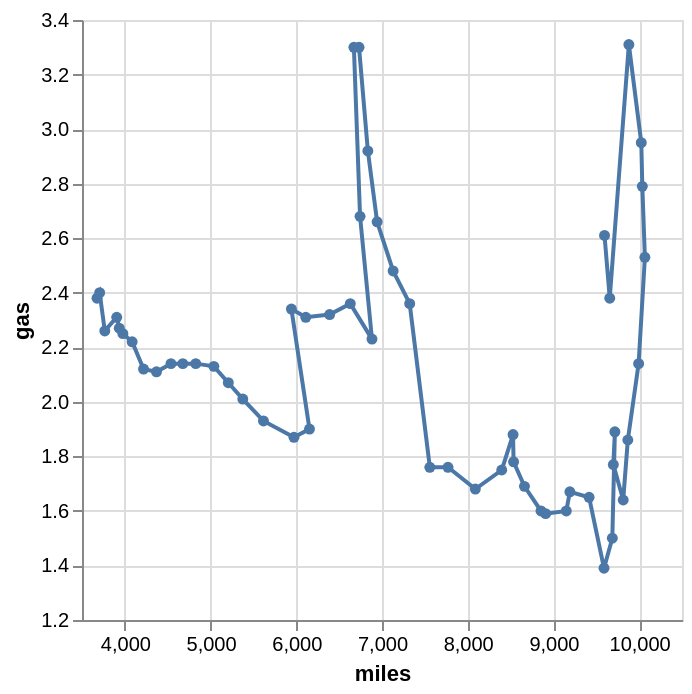

Specify this chart in Vega-Lite:
### Vega-Lite specification from a JSON file in a GitHub repository (floating-point values rounded to 4 significant figures)
{"$schema": "https://vega.github.io/schema/vega-lite/v6.json", "data": {"values": [{"side": "left", "year": 1956, "miles": 3675, "gas": 2.38}, {"side": "right", "year": 1957, "miles": 3706, "gas": 2.4}, {"side": "bottom", "year": 1958, "miles": 3766, "gas": 2.26}, {"side": "top", "year": 1959, "miles": 3905, "gas": 2.31}, {"side": "right", "year": 1960, "miles": 3935, "gas": 2.27}, {"side": "bottom", "year": 1961, "miles": 3977, "gas": 2.25}, {"side": "right", "year": 1962, "miles": 4085, "gas": 2.22}, {"side": "bottom", "year": 1963, "miles": 4218, "gas": 2.12}, {"side": "bottom", "year": 1964, "miles": 4369, "gas": 2.11}, {"side": "bottom", "year": 1965, "miles": 4538, "gas": 2.14}, {"side": "top", "year": 1966, "miles": 4676, "gas": 2.14}, {"side": "bottom", "year": 1967, "miles": 4827, "gas": 2.14}, {"side": "right", "year": 1968, "miles": 5038, "gas": 2.13}, {"side": "right", "year": 1969, "miles": 5207, "gas": 2.07}, {"side": "right", "year": 1970, "miles": 5376, "gas": 2.01}, {"side": "bottom", "year": 1971, "miles": 5617, "gas": 1.93}, {"side": "bottom", "year": 1972, "miles": 5973, "gas": 1.87}, {"side": "right", "year": 1973, "miles": 6154, "gas": 1.9}, {"side": "left", "year": 1974, "miles": 5943, "gas": 2.34}, {"side": "bottom", "year": 1975, "miles": 6111, "gas": 2.31}, {"side": "bottom", "year": 1976, "miles": 6389, "gas": 2.32}, {"side": "top", "year": 1977, "miles": 6630, "gas": 2.36}, {"side": "bottom", "year": 1978, "miles": 6883, "gas": 2.23}, {"side": "left", "year": 1979, "miles": 6744, "gas": 2.68}, {"side": "left", "year": 1980, "miles": 6672, "gas": 3.3}, {"side": "right", "year": 1981, "miles": 6732, "gas": 3.3}, {"side": "right", "year": 1982, "miles": 6835, "gas": 2.92}, {"side": "right", "year": 1983, "miles": 6943, "gas": 2.66}, {"side": "right", "year": 1984, "miles": 7130, "gas": 2.48}, {"side": "right", "year": 1985, "miles": 7323, "gas": 2.36}, {"side": "left", "year": 1986, "miles": 7558, "gas": 1.76}, {"side": "top", "year": 1987, "miles": 7770, "gas": 1.76}, {"side": "bottom", "year": 1988, "miles": 8089, "gas": 1.68}, {"side": "left", "year": 1989, "miles": 8397, "gas": 1.75}, {"side": "top", "year": 1990, "miles": 8529, "gas": 1.88}, {"side": "right", "year": 1991, "miles": 8535, "gas": 1.78}, {"side": "right", "year": 1992, "miles": 8662, "gas": 1.69}, {"side": "left", "year": 1993, "miles": 8855, "gas": 1.6}, {"side": "bottom", "year": 1994, "miles": 8909, "gas": 1.59}, {"side": "bottom", "year": 1995, "miles": 9150, "gas": 1.6}, {"side": "top", "year": 1996, "miles": 9192, "gas": 1.67}, {"side": "right", "year": 1997, "miles": 9416, "gas": 1.65}, {"side": "bottom", "year": 1998, "miles": 9590, "gas": 1.39}, {"side": "right", "year": 1999, "miles": 9687, "gas": 1.5}, {"side": "top", "year": 2000, "miles": 9717, "gas": 1.89}, {"side": "left", "year": 2001, "miles": 9699, "gas": 1.77}, {"side": "bottom", "year": 2002, "miles": 9814, "gas": 1.64}, {"side": "right", "year": 2003, "miles": 9868, "gas": 1.86}, {"side": "left", "year": 2004, "miles": 9994, "gas": 2.14}, {"side": "left", "year": 2005, "miles": 10067, "gas": 2.53}, {"side": "right", "year": 2006, "miles": 10037, "gas": 2.79}, {"side": "right", "year": 2007, "miles": 10025, "gas": 2.95}, {"side": "left", "year": 2008, "miles": 9880, "gas": 3.31}, {"side": "bottom", "year": 2009, "miles": 9657, "gas": 2.38}, {"side": "left", "year": 2010, "miles": 9596, "gas": 2.61}]}, "mark": {"type": "line", "point": true}, "encoding": {"x": {"field": "miles", "type": "quantitative", "scale": {"zero": false}}, "y": {"field": "gas", "type": "quantitative", "scale": {"zero": false}}, "order": {"field": "year"}}}
